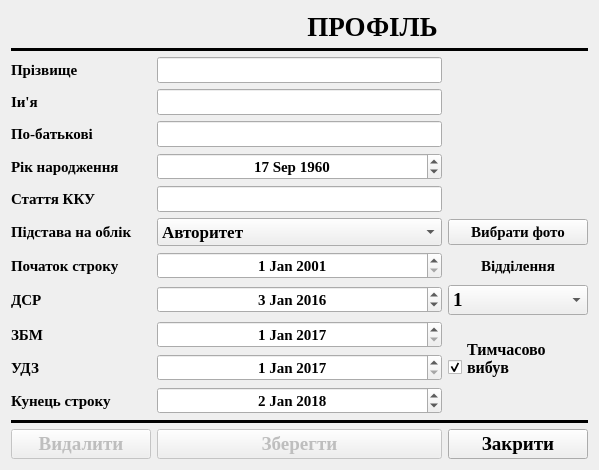
<?xml version="1.0" encoding="UTF-8"?>
<ui version="4.0">
 <class>FormN</class>
 <widget class="QWidget" name="FormN">
  <property name="geometry">
   <rect>
    <x>0</x>
    <y>0</y>
    <width>599</width>
    <height>449</height>
   </rect>
  </property>
  <property name="font">
   <font>
    <family>Times New Roman</family>
    <pointsize>12</pointsize>
    <weight>75</weight>
    <bold>true</bold>
   </font>
  </property>
  <property name="windowTitle">
   <string>Редактор профелю</string>
  </property>
  <property name="windowIcon">
   <iconset resource="Profs.qrc">
    <normaloff>:/Icon/Profico.ico</normaloff>:/Icon/Profico.ico</iconset>
  </property>
  <property name="styleSheet">
   <string notr="true"/>
  </property>
  <layout class="QVBoxLayout" name="verticalLayout">
   <item>
    <layout class="QGridLayout" name="gridLayout_10" columnstretch="0,0,0,0">
     <item row="3" column="1" colspan="2">
      <widget class="QLineEdit" name="lineEdit_43">
       <property name="font">
        <font>
         <family>Times New Roman</family>
         <pointsize>11</pointsize>
         <weight>75</weight>
         <bold>true</bold>
        </font>
       </property>
       <property name="styleSheet">
        <string notr="true"/>
       </property>
       <property name="alignment">
        <set>Qt::AlignCenter</set>
       </property>
      </widget>
     </item>
     <item row="13" column="0">
      <widget class="QLabel" name="label_39">
       <property name="font">
        <font>
         <family>Times New Roman</family>
         <pointsize>11</pointsize>
         <weight>75</weight>
         <bold>true</bold>
        </font>
       </property>
       <property name="styleSheet">
        <string notr="true"/>
       </property>
       <property name="text">
        <string>ЗБМ</string>
       </property>
      </widget>
     </item>
     <item row="4" column="1" colspan="2">
      <widget class="QLineEdit" name="lineEdit_44">
       <property name="font">
        <font>
         <family>Times New Roman</family>
         <pointsize>11</pointsize>
         <weight>75</weight>
         <bold>true</bold>
        </font>
       </property>
       <property name="styleSheet">
        <string notr="true"/>
       </property>
       <property name="alignment">
        <set>Qt::AlignCenter</set>
       </property>
      </widget>
     </item>
     <item row="3" column="0">
      <widget class="QLabel" name="label_32">
       <property name="font">
        <font>
         <family>Times New Roman</family>
         <pointsize>11</pointsize>
         <weight>75</weight>
         <bold>true</bold>
        </font>
       </property>
       <property name="styleSheet">
        <string notr="true"/>
       </property>
       <property name="text">
        <string>Іи'я</string>
       </property>
      </widget>
     </item>
     <item row="20" column="0">
      <widget class="QPushButton" name="pushButton_10">
       <property name="enabled">
        <bool>false</bool>
       </property>
       <property name="font">
        <font>
         <family>Times New Roman</family>
         <pointsize>14</pointsize>
         <weight>75</weight>
         <bold>true</bold>
        </font>
       </property>
       <property name="cursor">
        <cursorShape>PointingHandCursor</cursorShape>
       </property>
       <property name="styleSheet">
        <string notr="true"/>
       </property>
       <property name="text">
        <string>Видалити</string>
       </property>
       <property name="autoDefault">
        <bool>false</bool>
       </property>
       <property name="default">
        <bool>false</bool>
       </property>
       <property name="flat">
        <bool>false</bool>
       </property>
      </widget>
     </item>
     <item row="10" column="1" colspan="2">
      <widget class="QDateEdit" name="dateEdit_2">
       <property name="font">
        <font>
         <family>Times New Roman</family>
         <pointsize>11</pointsize>
         <weight>75</weight>
         <bold>true</bold>
        </font>
       </property>
       <property name="styleSheet">
        <string notr="true"/>
       </property>
       <property name="alignment">
        <set>Qt::AlignCenter</set>
       </property>
       <property name="minimumDate">
        <date>
         <year>1945</year>
         <month>1</month>
         <day>1</day>
        </date>
       </property>
       <property name="date">
        <date>
         <year>2001</year>
         <month>1</month>
         <day>1</day>
        </date>
       </property>
      </widget>
     </item>
     <item row="10" column="0">
      <widget class="QLabel" name="label_37">
       <property name="font">
        <font>
         <family>Times New Roman</family>
         <pointsize>11</pointsize>
         <weight>75</weight>
         <bold>true</bold>
        </font>
       </property>
       <property name="styleSheet">
        <string notr="true"/>
       </property>
       <property name="text">
        <string>Початок строку</string>
       </property>
      </widget>
     </item>
     <item row="11" column="0">
      <widget class="QLabel" name="label_38">
       <property name="font">
        <font>
         <family>Times New Roman</family>
         <pointsize>11</pointsize>
         <weight>75</weight>
         <bold>true</bold>
        </font>
       </property>
       <property name="styleSheet">
        <string notr="true"/>
       </property>
       <property name="text">
        <string>ДСР</string>
       </property>
      </widget>
     </item>
     <item row="2" column="0">
      <widget class="QLabel" name="label_31">
       <property name="font">
        <font>
         <family>Times New Roman</family>
         <pointsize>11</pointsize>
         <weight>75</weight>
         <bold>true</bold>
        </font>
       </property>
       <property name="styleSheet">
        <string notr="true"/>
       </property>
       <property name="text">
        <string>Прізвище</string>
       </property>
      </widget>
     </item>
     <item row="4" column="0">
      <widget class="QLabel" name="label_33">
       <property name="font">
        <font>
         <family>Times New Roman</family>
         <pointsize>11</pointsize>
         <weight>75</weight>
         <bold>true</bold>
        </font>
       </property>
       <property name="styleSheet">
        <string notr="true"/>
       </property>
       <property name="text">
        <string>По-батькові</string>
       </property>
      </widget>
     </item>
     <item row="11" column="1" colspan="2">
      <widget class="QDateEdit" name="dateEdit_3">
       <property name="font">
        <font>
         <family>Times New Roman</family>
         <pointsize>11</pointsize>
         <weight>75</weight>
         <bold>true</bold>
        </font>
       </property>
       <property name="styleSheet">
        <string notr="true"/>
       </property>
       <property name="alignment">
        <set>Qt::AlignCenter</set>
       </property>
       <property name="minimumDate">
        <date>
         <year>1945</year>
         <month>1</month>
         <day>1</day>
        </date>
       </property>
       <property name="date">
        <date>
         <year>2016</year>
         <month>1</month>
         <day>3</day>
        </date>
       </property>
      </widget>
     </item>
     <item row="5" column="0">
      <widget class="QLabel" name="label_34">
       <property name="font">
        <font>
         <family>Times New Roman</family>
         <pointsize>11</pointsize>
         <weight>75</weight>
         <bold>true</bold>
        </font>
       </property>
       <property name="styleSheet">
        <string notr="true"/>
       </property>
       <property name="text">
        <string>Рік народження</string>
       </property>
      </widget>
     </item>
     <item row="0" column="1" colspan="3">
      <widget class="QLabel" name="label_29">
       <property name="font">
        <font>
         <family>Times New Roman</family>
         <pointsize>20</pointsize>
         <weight>75</weight>
         <bold>true</bold>
        </font>
       </property>
       <property name="styleSheet">
        <string/>
       </property>
       <property name="text">
        <string>ПРОФІЛЬ</string>
       </property>
       <property name="alignment">
        <set>Qt::AlignCenter</set>
       </property>
      </widget>
     </item>
     <item row="6" column="0">
      <widget class="QLabel" name="label_36">
       <property name="font">
        <font>
         <family>Times New Roman</family>
         <pointsize>11</pointsize>
         <weight>75</weight>
         <bold>true</bold>
        </font>
       </property>
       <property name="styleSheet">
        <string notr="true"/>
       </property>
       <property name="text">
        <string>Стаття ККУ</string>
       </property>
      </widget>
     </item>
     <item row="20" column="3">
      <widget class="QPushButton" name="pushButton_12">
       <property name="font">
        <font>
         <family>Times New Roman</family>
         <pointsize>14</pointsize>
         <weight>75</weight>
         <bold>true</bold>
        </font>
       </property>
       <property name="cursor">
        <cursorShape>PointingHandCursor</cursorShape>
       </property>
       <property name="styleSheet">
        <string notr="true"/>
       </property>
       <property name="text">
        <string>Закрити</string>
       </property>
       <property name="autoDefault">
        <bool>false</bool>
       </property>
       <property name="default">
        <bool>false</bool>
       </property>
       <property name="flat">
        <bool>false</bool>
       </property>
      </widget>
     </item>
     <item row="1" column="0" colspan="4">
      <widget class="Line" name="line_11">
       <property name="font">
        <font>
         <family>Times New Roman</family>
         <pointsize>11</pointsize>
         <weight>75</weight>
         <bold>true</bold>
        </font>
       </property>
       <property name="styleSheet">
        <string/>
       </property>
       <property name="frameShadow">
        <enum>QFrame::Plain</enum>
       </property>
       <property name="lineWidth">
        <number>5</number>
       </property>
       <property name="orientation">
        <enum>Qt::Horizontal</enum>
       </property>
      </widget>
     </item>
     <item row="18" column="0" colspan="4">
      <widget class="Line" name="line_12">
       <property name="font">
        <font>
         <family>Times New Roman</family>
         <pointsize>11</pointsize>
         <weight>75</weight>
         <bold>true</bold>
        </font>
       </property>
       <property name="styleSheet">
        <string/>
       </property>
       <property name="frameShadow">
        <enum>QFrame::Plain</enum>
       </property>
       <property name="lineWidth">
        <number>6</number>
       </property>
       <property name="orientation">
        <enum>Qt::Horizontal</enum>
       </property>
      </widget>
     </item>
     <item row="13" column="1" colspan="2">
      <widget class="QDateEdit" name="dateEdit_4">
       <property name="font">
        <font>
         <family>Times New Roman</family>
         <pointsize>11</pointsize>
         <weight>75</weight>
         <bold>true</bold>
        </font>
       </property>
       <property name="styleSheet">
        <string notr="true"/>
       </property>
       <property name="alignment">
        <set>Qt::AlignCenter</set>
       </property>
       <property name="minimumDate">
        <date>
         <year>1945</year>
         <month>1</month>
         <day>1</day>
        </date>
       </property>
       <property name="date">
        <date>
         <year>2017</year>
         <month>1</month>
         <day>1</day>
        </date>
       </property>
      </widget>
     </item>
     <item row="20" column="1" colspan="2">
      <widget class="QPushButton" name="pushButton_11">
       <property name="enabled">
        <bool>false</bool>
       </property>
       <property name="font">
        <font>
         <family>Times New Roman</family>
         <pointsize>14</pointsize>
         <weight>75</weight>
         <bold>true</bold>
        </font>
       </property>
       <property name="cursor">
        <cursorShape>PointingHandCursor</cursorShape>
       </property>
       <property name="styleSheet">
        <string notr="true"/>
       </property>
       <property name="text">
        <string>Зберегти</string>
       </property>
       <property name="autoDefault">
        <bool>false</bool>
       </property>
       <property name="default">
        <bool>false</bool>
       </property>
       <property name="flat">
        <bool>false</bool>
       </property>
      </widget>
     </item>
     <item row="15" column="0">
      <widget class="QLabel" name="label_41">
       <property name="font">
        <font>
         <family>Times New Roman</family>
         <pointsize>11</pointsize>
         <weight>75</weight>
         <bold>true</bold>
        </font>
       </property>
       <property name="styleSheet">
        <string notr="true"/>
       </property>
       <property name="text">
        <string>Кунець строку</string>
       </property>
      </widget>
     </item>
     <item row="5" column="1" colspan="2">
      <widget class="QDateEdit" name="dateEdit">
       <property name="font">
        <font>
         <family>Times New Roman</family>
         <pointsize>11</pointsize>
         <weight>75</weight>
         <bold>true</bold>
        </font>
       </property>
       <property name="styleSheet">
        <string notr="true"/>
       </property>
       <property name="alignment">
        <set>Qt::AlignCenter</set>
       </property>
       <property name="minimumDate">
        <date>
         <year>1945</year>
         <month>1</month>
         <day>1</day>
        </date>
       </property>
       <property name="date">
        <date>
         <year>1960</year>
         <month>9</month>
         <day>17</day>
        </date>
       </property>
      </widget>
     </item>
     <item row="15" column="1" colspan="2">
      <widget class="QDateEdit" name="dateEdit_6">
       <property name="font">
        <font>
         <family>Times New Roman</family>
         <pointsize>11</pointsize>
         <weight>75</weight>
         <bold>true</bold>
        </font>
       </property>
       <property name="styleSheet">
        <string notr="true"/>
       </property>
       <property name="alignment">
        <set>Qt::AlignCenter</set>
       </property>
       <property name="minimumDate">
        <date>
         <year>1945</year>
         <month>1</month>
         <day>1</day>
        </date>
       </property>
       <property name="date">
        <date>
         <year>2018</year>
         <month>1</month>
         <day>2</day>
        </date>
       </property>
      </widget>
     </item>
     <item row="14" column="1" colspan="2">
      <widget class="QDateEdit" name="dateEdit_5">
       <property name="font">
        <font>
         <family>Times New Roman</family>
         <pointsize>11</pointsize>
         <weight>75</weight>
         <bold>true</bold>
        </font>
       </property>
       <property name="styleSheet">
        <string notr="true"/>
       </property>
       <property name="alignment">
        <set>Qt::AlignCenter</set>
       </property>
       <property name="minimumDate">
        <date>
         <year>1945</year>
         <month>1</month>
         <day>1</day>
        </date>
       </property>
       <property name="date">
        <date>
         <year>2017</year>
         <month>1</month>
         <day>1</day>
        </date>
       </property>
      </widget>
     </item>
     <item row="14" column="0">
      <widget class="QLabel" name="label_40">
       <property name="font">
        <font>
         <family>Times New Roman</family>
         <pointsize>11</pointsize>
         <weight>75</weight>
         <bold>true</bold>
        </font>
       </property>
       <property name="styleSheet">
        <string notr="true"/>
       </property>
       <property name="text">
        <string>УДЗ</string>
       </property>
      </widget>
     </item>
     <item row="7" column="0">
      <widget class="QLabel" name="label_35">
       <property name="font">
        <font>
         <family>Times New Roman</family>
         <pointsize>11</pointsize>
         <weight>75</weight>
         <bold>true</bold>
        </font>
       </property>
       <property name="styleSheet">
        <string notr="true"/>
       </property>
       <property name="text">
        <string>Підстава на облік</string>
       </property>
      </widget>
     </item>
     <item row="6" column="1" colspan="2">
      <widget class="QLineEdit" name="lineEdit_45">
       <property name="font">
        <font>
         <family>Times New Roman</family>
         <pointsize>11</pointsize>
         <weight>75</weight>
         <bold>true</bold>
        </font>
       </property>
       <property name="styleSheet">
        <string notr="true"/>
       </property>
       <property name="alignment">
        <set>Qt::AlignCenter</set>
       </property>
      </widget>
     </item>
     <item row="10" column="3">
      <widget class="QLabel" name="label_2">
       <property name="font">
        <font>
         <pointsize>11</pointsize>
         <weight>75</weight>
         <bold>true</bold>
        </font>
       </property>
       <property name="styleSheet">
        <string notr="true"/>
       </property>
       <property name="text">
        <string>Відділення</string>
       </property>
       <property name="alignment">
        <set>Qt::AlignCenter</set>
       </property>
      </widget>
     </item>
     <item row="0" column="0">
      <widget class="QLabel" name="label_28">
       <property name="styleSheet">
        <string/>
       </property>
       <property name="text">
        <string/>
       </property>
       <property name="pixmap">
        <pixmap resource="Profs.qrc">:/image/Books2.png</pixmap>
       </property>
       <property name="scaledContents">
        <bool>false</bool>
       </property>
       <property name="alignment">
        <set>Qt::AlignCenter</set>
       </property>
      </widget>
     </item>
     <item row="2" column="1" colspan="2">
      <widget class="QLineEdit" name="lineEdit_42">
       <property name="font">
        <font>
         <family>Times New Roman</family>
         <pointsize>11</pointsize>
         <weight>75</weight>
         <bold>true</bold>
        </font>
       </property>
       <property name="styleSheet">
        <string notr="true"/>
       </property>
       <property name="alignment">
        <set>Qt::AlignCenter</set>
       </property>
      </widget>
     </item>
     <item row="7" column="1" colspan="2">
      <widget class="QComboBox" name="comboBox_5">
       <property name="font">
        <font>
         <family>Times New Roman</family>
         <pointsize>13</pointsize>
         <weight>75</weight>
         <bold>true</bold>
        </font>
       </property>
       <property name="cursor">
        <cursorShape>PointingHandCursor</cursorShape>
       </property>
       <property name="autoFillBackground">
        <bool>false</bool>
       </property>
       <property name="styleSheet">
        <string notr="true"/>
       </property>
       <property name="maxVisibleItems">
        <number>12</number>
       </property>
       <property name="sizeAdjustPolicy">
        <enum>QComboBox::AdjustToMinimumContentsLength</enum>
       </property>
       <property name="duplicatesEnabled">
        <bool>false</bool>
       </property>
       <property name="frame">
        <bool>true</bool>
       </property>
       <item>
        <property name="text">
         <string>Авторитет</string>
        </property>
       </item>
       <item>
        <property name="text">
         <string>Бандетизм</string>
        </property>
       </item>
       <item>
        <property name="text">
         <string>Вбивство на замовлення</string>
        </property>
       </item>
       <item>
        <property name="text">
         <string>Вживання нарокотичних речовин</string>
        </property>
       </item>
       <item>
        <property name="text">
         <string>Виготовлення зброї, вибухових пристроїв</string>
        </property>
       </item>
       <item>
        <property name="text">
         <string>Вступили в незаконні бандитські угрупування</string>
        </property>
       </item>
       <item>
        <property name="text">
         <string>Втеча</string>
        </property>
       </item>
       <item>
        <property name="text">
         <string>Дії що дезорганізують роботу установи</string>
        </property>
       </item>
       <item>
        <property name="text">
         <string>Захоплення заручників</string>
        </property>
       </item>
       <item>
        <property name="text">
         <string>Зловживання владою або службовим становищем</string>
        </property>
       </item>
       <item>
        <property name="text">
         <string>Злодіїв в законі</string>
        </property>
       </item>
       <item>
        <property name="text">
         <string>Лідер ОЗГ</string>
        </property>
       </item>
       <item>
        <property name="text">
         <string>Напад</string>
        </property>
       </item>
       <item>
        <property name="text">
         <string>Наркоділок з міжрегіональними звязками</string>
        </property>
       </item>
       <item>
        <property name="text">
         <string>Нецільове використання бюджетних коштів</string>
        </property>
       </item>
       <item>
        <property name="text">
         <string>Проти основ національної безпеки</string>
        </property>
       </item>
       <item>
        <property name="text">
         <string>Службові злочини</string>
        </property>
       </item>
       <item>
        <property name="text">
         <string>Ухилення від сплати податків</string>
        </property>
       </item>
       <item>
        <property name="text">
         <string>Хабар</string>
        </property>
       </item>
       <item>
        <property name="text">
         <string>Шахрайство</string>
        </property>
       </item>
      </widget>
     </item>
     <item row="2" column="3" rowspan="5">
      <widget class="QLabel" name="label">
       <property name="font">
        <font>
         <family>Times New Roman</family>
         <pointsize>11</pointsize>
         <weight>75</weight>
         <bold>true</bold>
        </font>
       </property>
       <property name="styleSheet">
        <string notr="true"/>
       </property>
       <property name="text">
        <string/>
       </property>
       <property name="pixmap">
        <pixmap resource="Profs.qrc">:/image/People.png</pixmap>
       </property>
       <property name="scaledContents">
        <bool>true</bool>
       </property>
       <property name="alignment">
        <set>Qt::AlignCenter</set>
       </property>
      </widget>
     </item>
     <item row="7" column="3">
      <widget class="QPushButton" name="pushButton_9">
       <property name="font">
        <font>
         <family>Times New Roman</family>
         <pointsize>11</pointsize>
         <weight>75</weight>
         <bold>true</bold>
        </font>
       </property>
       <property name="styleSheet">
        <string notr="true"/>
       </property>
       <property name="text">
        <string>Вибрати фото</string>
       </property>
      </widget>
     </item>
     <item row="11" column="3">
      <widget class="QComboBox" name="comboBox_6">
       <property name="font">
        <font>
         <family>Times New Roman</family>
         <pointsize>14</pointsize>
         <weight>75</weight>
         <bold>true</bold>
        </font>
       </property>
       <property name="styleSheet">
        <string notr="true"/>
       </property>
       <property name="sizeAdjustPolicy">
        <enum>QComboBox::AdjustToMinimumContentsLength</enum>
       </property>
       <property name="duplicatesEnabled">
        <bool>false</bool>
       </property>
       <property name="frame">
        <bool>true</bool>
       </property>
       <item>
        <property name="text">
         <string>1</string>
        </property>
       </item>
       <item>
        <property name="text">
         <string>2</string>
        </property>
       </item>
       <item>
        <property name="text">
         <string>3</string>
        </property>
       </item>
       <item>
        <property name="text">
         <string>4</string>
        </property>
       </item>
       <item>
        <property name="text">
         <string>5</string>
        </property>
       </item>
       <item>
        <property name="text">
         <string>6</string>
        </property>
       </item>
       <item>
        <property name="text">
         <string>7</string>
        </property>
       </item>
       <item>
        <property name="text">
         <string>8</string>
        </property>
       </item>
       <item>
        <property name="text">
         <string>9</string>
        </property>
       </item>
       <item>
        <property name="text">
         <string>ДІЗО</string>
        </property>
       </item>
       <item>
        <property name="text">
         <string>ДПК</string>
        </property>
       </item>
       <item>
        <property name="text">
         <string>ДСР</string>
        </property>
       </item>
       <item>
        <property name="text">
         <string>КДіР</string>
        </property>
       </item>
       <item>
        <property name="text">
         <string>ПКТ</string>
        </property>
       </item>
      </widget>
     </item>
     <item row="13" column="3" rowspan="3">
      <widget class="QCheckBox" name="checkBox">
       <property name="text">
        <string>Тимчасово
вибув
                    </string>
       </property>
       <property name="checked">
        <bool>true</bool>
       </property>
       <property name="tristate">
        <bool>false</bool>
       </property>
      </widget>
     </item>
    </layout>
   </item>
  </layout>
 </widget>
 <tabstops>
  <tabstop>lineEdit_42</tabstop>
  <tabstop>lineEdit_43</tabstop>
  <tabstop>lineEdit_44</tabstop>
  <tabstop>dateEdit</tabstop>
  <tabstop>lineEdit_45</tabstop>
  <tabstop>comboBox_5</tabstop>
  <tabstop>dateEdit_2</tabstop>
  <tabstop>dateEdit_3</tabstop>
  <tabstop>dateEdit_4</tabstop>
  <tabstop>dateEdit_5</tabstop>
  <tabstop>dateEdit_6</tabstop>
  <tabstop>pushButton_9</tabstop>
  <tabstop>comboBox_6</tabstop>
  <tabstop>checkBox</tabstop>
  <tabstop>pushButton_10</tabstop>
  <tabstop>pushButton_11</tabstop>
  <tabstop>pushButton_12</tabstop>
 </tabstops>
 <resources>
  <include location="Profs.qrc"/>
 </resources>
 <connections>
  <connection>
   <sender>pushButton_10</sender>
   <signal>clicked()</signal>
   <receiver>pushButton_10</receiver>
   <slot>click()</slot>
   <hints>
    <hint type="sourcelabel">
     <x>98</x>
     <y>435</y>
    </hint>
    <hint type="destinationlabel">
     <x>141</x>
     <y>435</y>
    </hint>
   </hints>
  </connection>
  <connection>
   <sender>pushButton_11</sender>
   <signal>clicked()</signal>
   <receiver>pushButton_11</receiver>
   <slot>click()</slot>
   <hints>
    <hint type="sourcelabel">
     <x>427</x>
     <y>435</y>
    </hint>
    <hint type="destinationlabel">
     <x>427</x>
     <y>435</y>
    </hint>
   </hints>
  </connection>
  <connection>
   <sender>pushButton_12</sender>
   <signal>clicked()</signal>
   <receiver>pushButton_12</receiver>
   <slot>click()</slot>
   <hints>
    <hint type="sourcelabel">
     <x>568</x>
     <y>435</y>
    </hint>
    <hint type="destinationlabel">
     <x>568</x>
     <y>435</y>
    </hint>
   </hints>
  </connection>
  <connection>
   <sender>pushButton_9</sender>
   <signal>clicked()</signal>
   <receiver>pushButton_9</receiver>
   <slot>click()</slot>
   <hints>
    <hint type="sourcelabel">
     <x>490</x>
     <y>236</y>
    </hint>
    <hint type="destinationlabel">
     <x>527</x>
     <y>236</y>
    </hint>
   </hints>
  </connection>
  <connection>
   <sender>checkBox</sender>
   <signal>clicked()</signal>
   <receiver>checkBox</receiver>
   <slot>click()</slot>
   <hints>
    <hint type="sourcelabel">
     <x>476</x>
     <y>355</y>
    </hint>
    <hint type="destinationlabel">
     <x>511</x>
     <y>360</y>
    </hint>
   </hints>
  </connection>
 </connections>
</ui>
